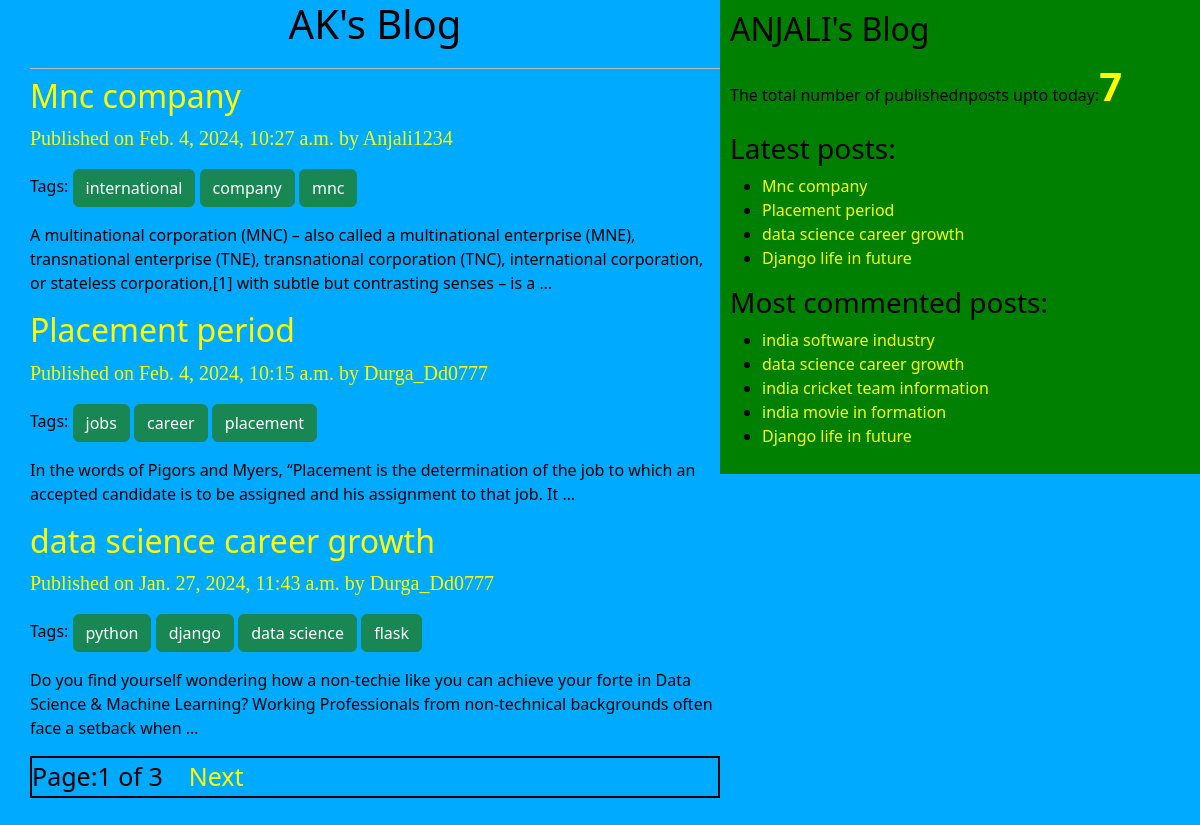
The page / on the database its author committed.
### blog/models.py (models this page shows, shortened)
class Post(models.Model):
    STATUS_CHOICES=(('draft','Draft'),('published','Published'))
    title=models.CharField(max_length=256)
    slug=models.SlugField(max_length=264,unique_for_date='publish')
    author=models.ForeignKey(User,on_delete=models.CASCADE ,related_name='blog_posts')
    body=models.TextField()
    publish=models.DateTimeField(default=timezone.now)
    created=models.DateTimeField(auto_now_add=True)
    updated=models.DateTimeField(auto_now=True)
    status=models.CharField(max_length=10,choices=STATUS_CHOICES,default='draft')
    objects=Custommanager()
    tags=TaggableManager()
    class Meta:
        ordering=('-publish',)
    def get_absolute_url(self):
        return reverse("post_detail", args=[self.publish.year,self.publish.strftime('%m'),self.publish.strftime('%d'),self.slug])

### blog/views.py (the view)
# urls.py: path('',views.post_list_view),
def post_list_view(request,tag_slug=None):
    post_list=Post.objects.all()
    tag=None
    if tag_slug:
        tag=get_object_or_404(Tag,slug=tag_slug)
        post_list=post_list.filter(tags__in=[tag])
    paginator=Paginator(post_list,3)
    page_number=request.GET.get('page')
    try:
        post_list=paginator.page(page_number)
    except PageNotAnInteger:
        post_list=paginator.page(1)
    except EmptyPage:
        post_list=paginator.page(paginator.num_pages)
    return render(request,'blog/post_list.html',{'post_list':post_list,'tag':tag})

### blog/models.py (called while the page is built)
    def get_queryset(self):
        return super().get_queryset().filter(status='published')

### blog/templatetags/blog_tags.py (called while the page is built)
@register.simple_tag(name='my_tag')
def total_posts():
    return Post.objects.count()

@register.inclusion_tag('blog/latest_posts123.html')
def show_latest_post(count=3):
  latest_posts =Post.objects.order_by('-publish')[:count]
  return {'latest_posts':latest_posts}

@register.simple_tag(name='get_most_commented_posts')
def get_most_commented_posts(count=5):
   return Post.objects.annotate(total_comments=Count('comments')).order_by('-total_comments')[:count]

### blog/templates/blog/post_list.html (shortened to what this page needs)
{%extends 'blog/base.html'%}
   {%block content%}
       <h1 class='head'>AK's Blog </h1>
       {%for post in post_list%}
       <a href="{{post.get_absolute_url}}"><h2>{{post.title}}</h2></a>
        <p id=date> Published on {{post.publish}} by {{post.author|title}} </p>
         <p> Tags:
            {%for tag in post.tags.all%}
                <a  class='btn btn-success' href="{%url 'post_list_by_tag_name' tag.slug%}" > {{tag.name}}</a>
            {%endfor%}
         </p>
           {{post.body|truncatewords:30|linebreaks}}
       {%endfor%}
       {%include 'blog/pagination.html' with page=post_list%}
    {%endblock%}

### blog/templates/blog/base.html (shortened to what this page needs)
<!DOCTYPE html>
{%load static%}
{%load blog_tags%}
<html lang="en">
<head>
    <link rel="stylesheet" href="https://cdn.jsdelivr.net/npm/bootstrap@5.3.2/dist/css/bootstrap.min.css">
    <link rel="stylesheet" href="{% static "blog1.css" %}">
</head>
<body>
    <div class="content">
    {%block content%}
    {%endblock%}
    </div>
    <div class="sidebar">
        <h2>ANJALI's Blog</h2>
        <p>The total number of publishednposts upto today:<span id='pcount'>{%my_tag%}</span></p>
        <h3>Latest posts:</h3>{%show_latest_post 4%}
        <h3>Most commented posts:</h3>
        {%get_most_commented_posts as most_commented_posts%}
        <ul>
            {%for post in most_commented_posts%}
            <li> <a href="{{post.get_absolute_url}}">{{post.title}}</a></li>
            {%endfor%}
        </ul>
    </div>
</body>
</html>

### blog/templates/blog/pagination.html (shortened to what this page needs)
<div class='paginator'>
    <span class='pgno'> Page:{{page.number}} of {{page.paginator.num_pages}}</span>&nbsp&nbsp&nbsp
    {%if page.has_next%}
      <a class='page' href="?page={{page.next_page_number}}">Next</a>
    {%endif%}
</div>

### blog/templates/blog/latest_posts123.html
<ul>
    {%for post in latest_posts%}
    <li> <a href="{{post.get_absolute_url}}">{{post.title}}</a></li>
    {%endfor%}
</ul>

### blog/static/blog1.css (style rules this page uses)
.content { width: 60%; float: left; padding: 0 0 0 30px; background: rgb(0, 170, 255); height: 100%; }
.sidebar { width: 40%; float: right; padding: 10px; background: green; height: 100%; }
h1 { text-align: center; border-bottom: 1px solid #bbb; padding-bottom: 20px; }
body { color: black; background-color: rgb(0, 170, 255); }
#date { color: yellow; font-size: 20px; font-family:initial ; }
a { color: yellow; text-decoration: none; }
#pcount { font-size: 40px; color: yellow; font-weight: bold; }
.page { padding-bottom: 40px; }
.paginator { border: 2px solid black; font-size: 25px; }

### rows shown on the page
Post: title "Mnc company", publish "Feb. 4, 2024, 10:27 a.m.", author "Anjali1234", body "A multinational corporation (MNC) – also called a multinational enterprise (MNE), transnational enterprise (TNE), transnational corporation (TNC), international corporation, or stateless corporation,[1] with subtle but contrasting senses – is a …"
Tag: name "international"
Tag: name "company"
Tag: name "mnc"
Post: title "Placement period", publish "Feb. 4, 2024, 10:15 a.m.", author "Durga_Dd0777", body "In the words of Pigors and Myers, “Placement is the determination of the job to which an accepted candidate is to be assigned and his assignment to that job. It …"
Tag: name "jobs"
Tag: name "career"
Tag: name "placement"
Post: title "data science career growth", publish "Jan. 27, 2024, 11:43 a.m.", author "Durga_Dd0777", body "Do you find yourself wondering how a non-techie like you can achieve your forte in Data Science & Machine Learning? Working Professionals from non-technical backgrounds often face a setback when …"
Tag: name "python"
Tag: name "django"
Tag: name "data science"
Tag: name "flask"
Post: title "Django life in future"
Post: title "india software industry"
Post: title "india cricket team information"
Post: title "india movie in formation"

### other values the page prints
{{ page.number }} "1"
{{ page.paginator.num_pages }} "3"
